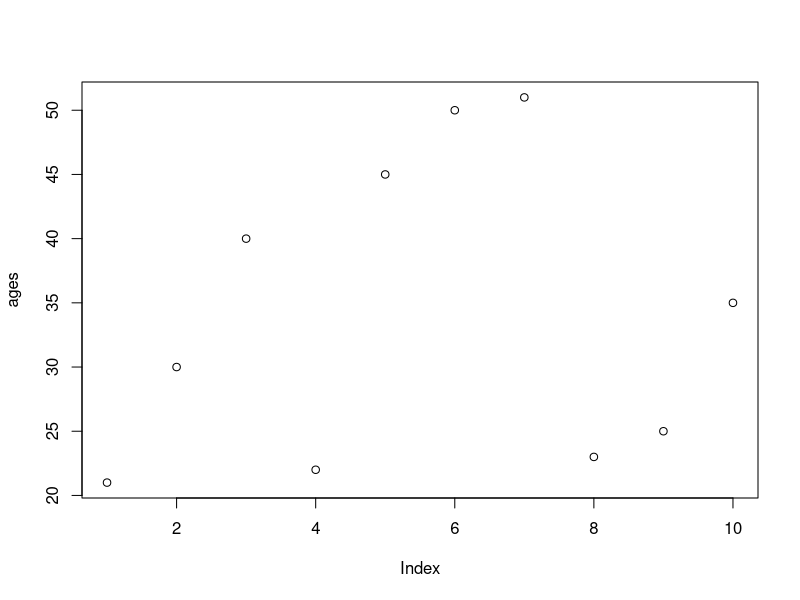
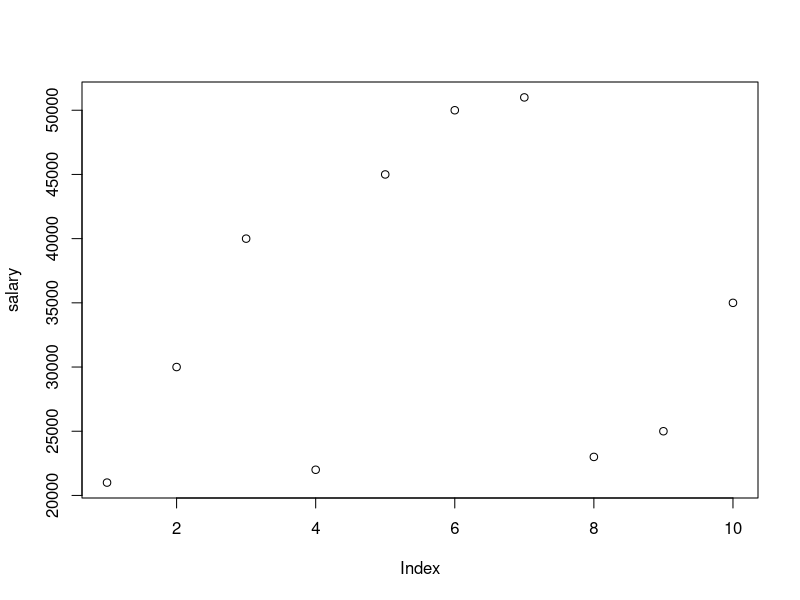
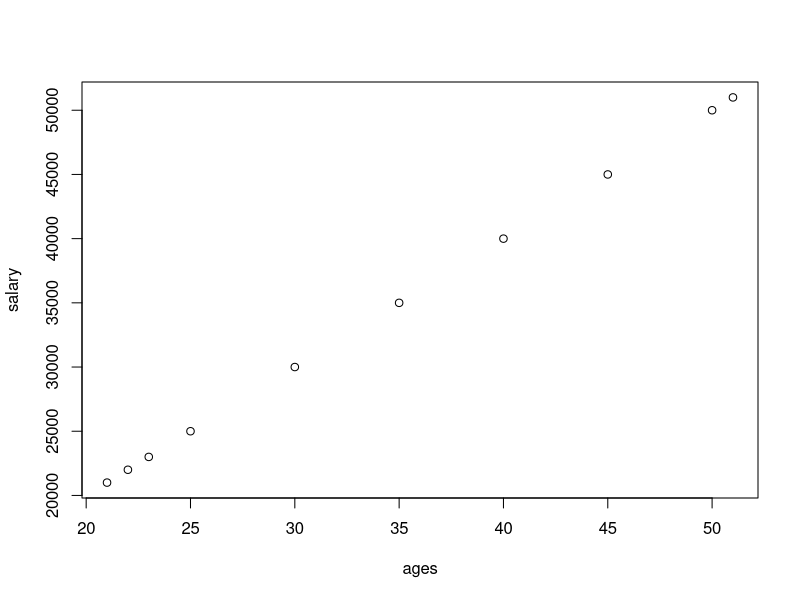
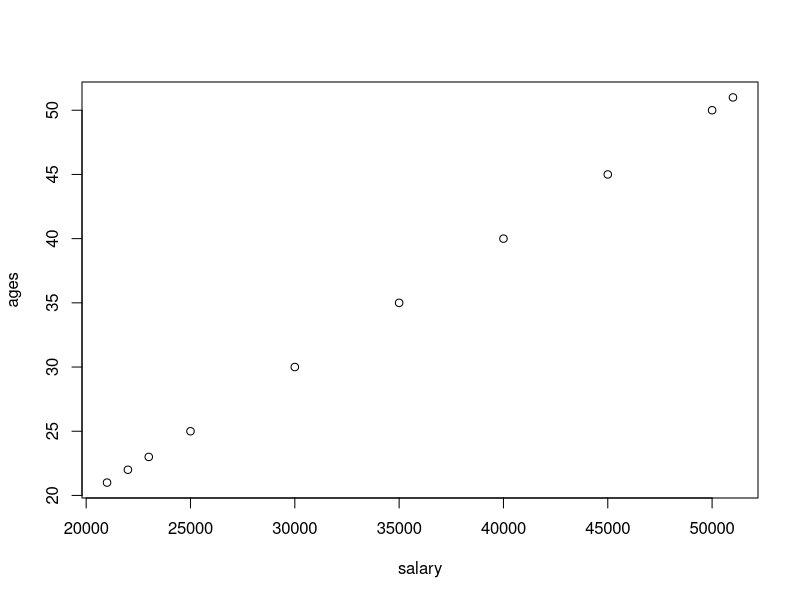
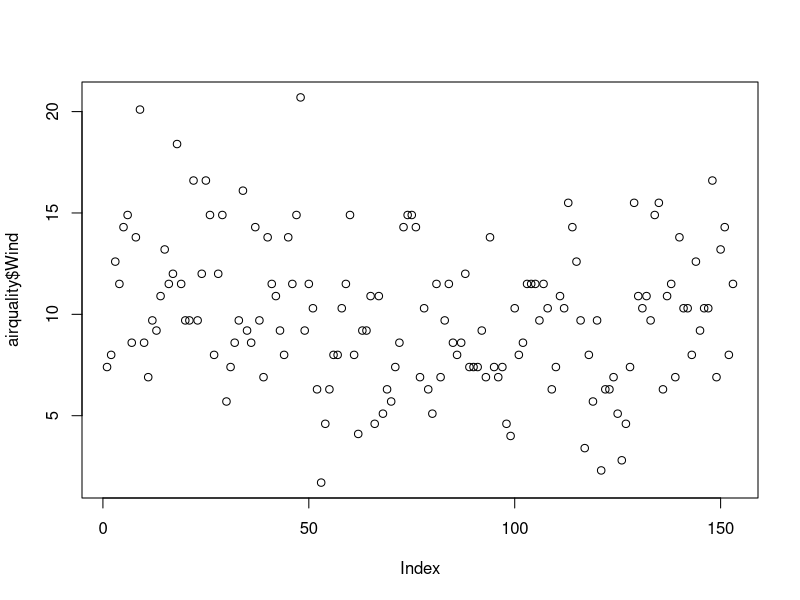
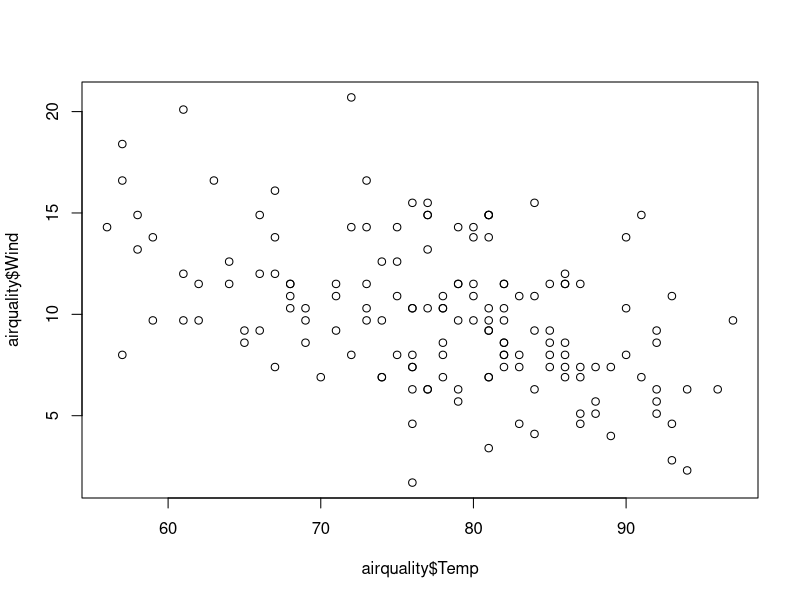
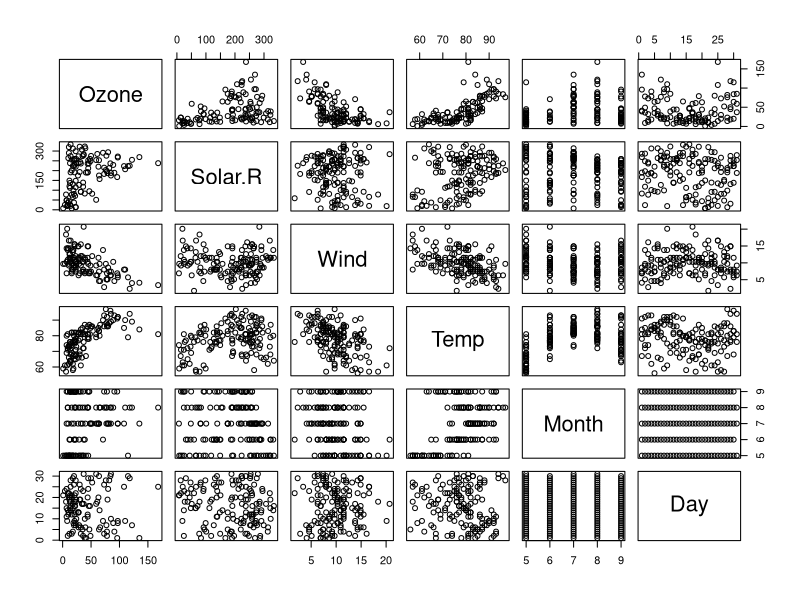
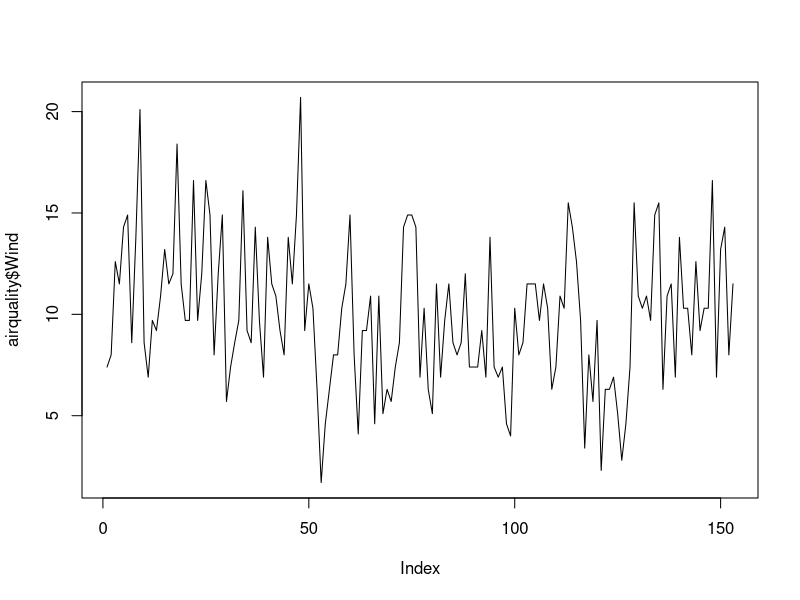

The R source for these figures, in order: (Note: this script raises an error after producing the figures.)
ages=c(21,30,40,22,45,50,51,23,25,35)
plot(ages)
salary=c(21000,30000,40000,22000,45000,50000,51000,23000,25000,35000)
plot(salary)



plot(ages,salary)
plot(salary,ages)

help(plot)
########################################################
data()
airquality =datasets::airquality#loading data set 
head(airquality,10)
tail(airquality,10)
names(airquality)#names of the column
dim(airquality)
airquality[,c(1,2)]
gf=airquality[,-5]
summary(airquality[,1])
summary(airquality$Temp)
summary(airquality)
plot(airquality$Wind)
plot(airquality$Temp,airquality$Wind,type="p")
plot(airquality)
plot(airquality$Wind,type='l')
plot(airquality$Wind,type='b')
plot(airquality$Wind,
     xlab='ozone concentration',
     ylab='no of instance',
     main='ozone levels in nyc',
     col='red',
     type='l')
plot(airquality,col='red')
plot(airquality$Ozone,airquality$Solar.R,col='green',type='b')

barplot(airquality$Ozone,
        ,main = 'ozone concentration in air',
        ylab='ozone levels',
        col='blue',
        axes=F,
        horiz=T)
help(barplot)
###########histogram
hist(airquality)
hist(airquality$Temp)
hist(airquality$Temp,
     main='solar radiation value in air',
     xlab='solar rad',
     col='darkorange',
     border='blue')
help(hist)
##### boxplot
boxplot(airquality$Wind,
        mainn='boxplot',
        col='blue',
        border='red',
        horizontal = T)
boxplot.stats(airquality$Wind)$out
airquality$Ozone
